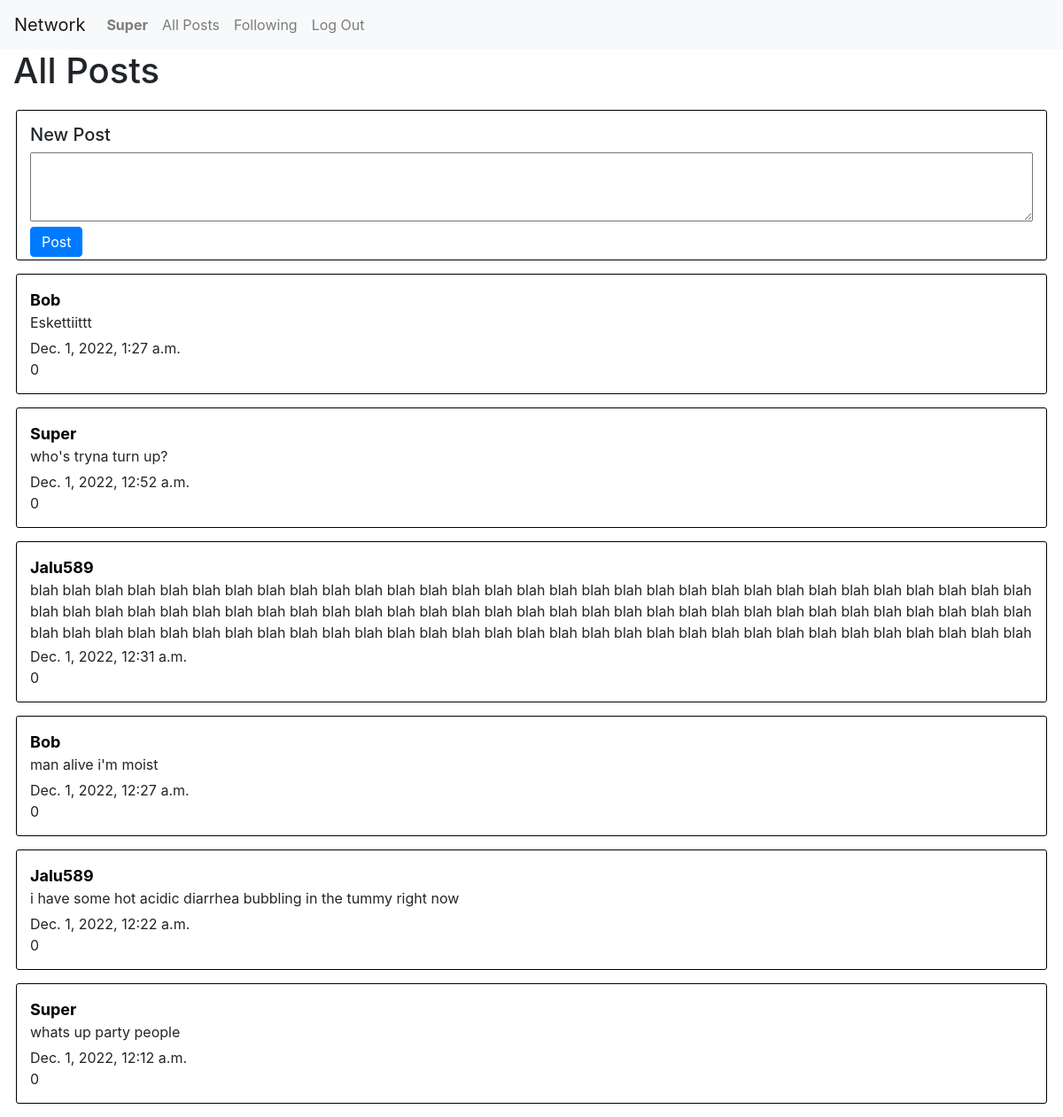
/ (signed in), run on the app's committed database.
### network/models.py (models this page shows, shortened)
class User(AbstractUser):
    pass

class Post(models.Model):
    content = models.TextField(blank=False)
    poster = models.ForeignKey("User", on_delete=models.CASCADE, related_name="posts")
    like_count = models.IntegerField(default=0)
    timestamp = models.DateTimeField("Time posted", auto_now_add=True)
    likers =  models.ManyToManyField(User, blank=True, related_name="liked")

### network/views.py (the view)
# urls.py: path("", views.index, name="index"),
def index(request):
    return render(request, "network/index.html", {
        "posts": Post.objects.all().order_by("-timestamp")
    })

### network/templates/network/index.html (shortened to what this page needs)
{% extends "network/layout.html" %}
{% load static %}
{% block body %}
<h1>All Posts</h1>
{% if user.is_authenticated %}
    <div id="new-post">
        <h5>New Post</h5>
        <textarea name="post-content" id="post-content" rows="3"></textarea>
        <button id="post-button" class="btn btn-primary">Post</button>
    </div>
{% endif %}
        {% for post in posts %}
        <div class="post">
            <a class="post-user" href="">{{post.poster}}</a>
            <p class="post-content">{{post.content}}</p>
            <p class="timestamp">{{post.timestamp}}</p>
            <p>{{post.like_count}}</p>
        </div>
        {% endfor %}
{% endblock %}

### network/templates/network/layout.html (shortened to what this page needs)
{% load static %}
<!DOCTYPE html>
<html lang="en">
    <head>
        <link rel="stylesheet" href="https://stackpath.bootstrapcdn.com/bootstrap/4.4.1/css/bootstrap.min.css">
        <link href="{% static 'network/styles.css' %}" rel="stylesheet">
    </head>
    <body>
        <nav class="navbar navbar-expand-lg  navbar-expand-md navbar-expand-sm navbar-light bg-light">
            <a class="navbar-brand" href="#">Network</a>
            <div>
              <ul class="navbar-nav mr-auto">
                {% if user.is_authenticated %}
                    <li class="nav-item">
                        <a class="nav-link" id="user" href="{% url 'user' user.id %}"><strong>{{ user.username }}</strong></a>
                    </li>
                {% endif %}
                <li class="nav-item">
                  <a class="nav-link" id="all" href="{% url 'index' %}">All Posts</a>
                </li>
                {% if user.is_authenticated %}
                    <li class="nav-item">
                        <a class="nav-link" id="following" href="#">Following</a>
                    </li>
                    <li class="nav-item">
                        <a class="nav-link" href="{% url 'logout' %}">Log Out</a>
                    </li>
                {% endif %}
              </ul>
            </div>
          </nav>
        <div class="body">
            {% block body %}
            {% endblock %}
        </div>
    </body>
</html>

### network/static/network/styles.css (style rules this page uses)
body { margin: 0; padding: 0; }
p { margin-top: 0px; margin-bottom: 0px; }
h1 { margin-left: 15px; margin-bottom: 20px; }
#new-post, .post { width: 97%; margin: auto; border: 0.5px solid black; border-radius: 3px; padding: 15px; margin-bottom: 15px; }
#new-post { height: 170px; }
textarea { width: 100%; }
#post-button { padding: 4px 12px; }
.post-user { font-size: 18px; color: black; font-weight: 700; }
.post-content { margin-bottom: 5px; max-height: 70px; overflow: hidden; }

### data on the page
User: username "Super"
Post: poster "Bob", content "Eskettiittt", timestamp "Dec. 1, 2022, 1:27 a.m.", like_count "0"
Post: poster "Super", content "who's tryna turn up?", timestamp "Dec. 1, 2022, 12:52 a.m.", like_count "0"
Post: poster "Jalu589", content "blah blah blah blah blah blah blah blah blah blah blah blah blah blah blah blah blah blah blah blah blah blah blah blah blah blah blah blah blah blah blah blah blah blah blah blah blah blah blah blah blah blah blah blah blah blah blah blah blah blah blah blah blah blah blah blah blah blah blah blah blah blah blah blah blah blah blah blah blah blah blah blah blah blah blah blah blah blah blah blah blah blah blah blah blah blah blah blah blah blah blah blah blah…", timestamp "Dec. 1, 2022, 12:31 a.m.", like_count "0"
Post: poster "Bob", content "man alive i'm moist", timestamp "Dec. 1, 2022, 12:27 a.m.", like_count "0"
Post: poster "Jalu589", content "i have some hot acidic diarrhea bubbling in the tummy right now", timestamp "Dec. 1, 2022, 12:22 a.m.", like_count "0"
Post: poster "Super", content "whats up party people", timestamp "Dec. 1, 2022, 12:12 a.m.", like_count "0"
